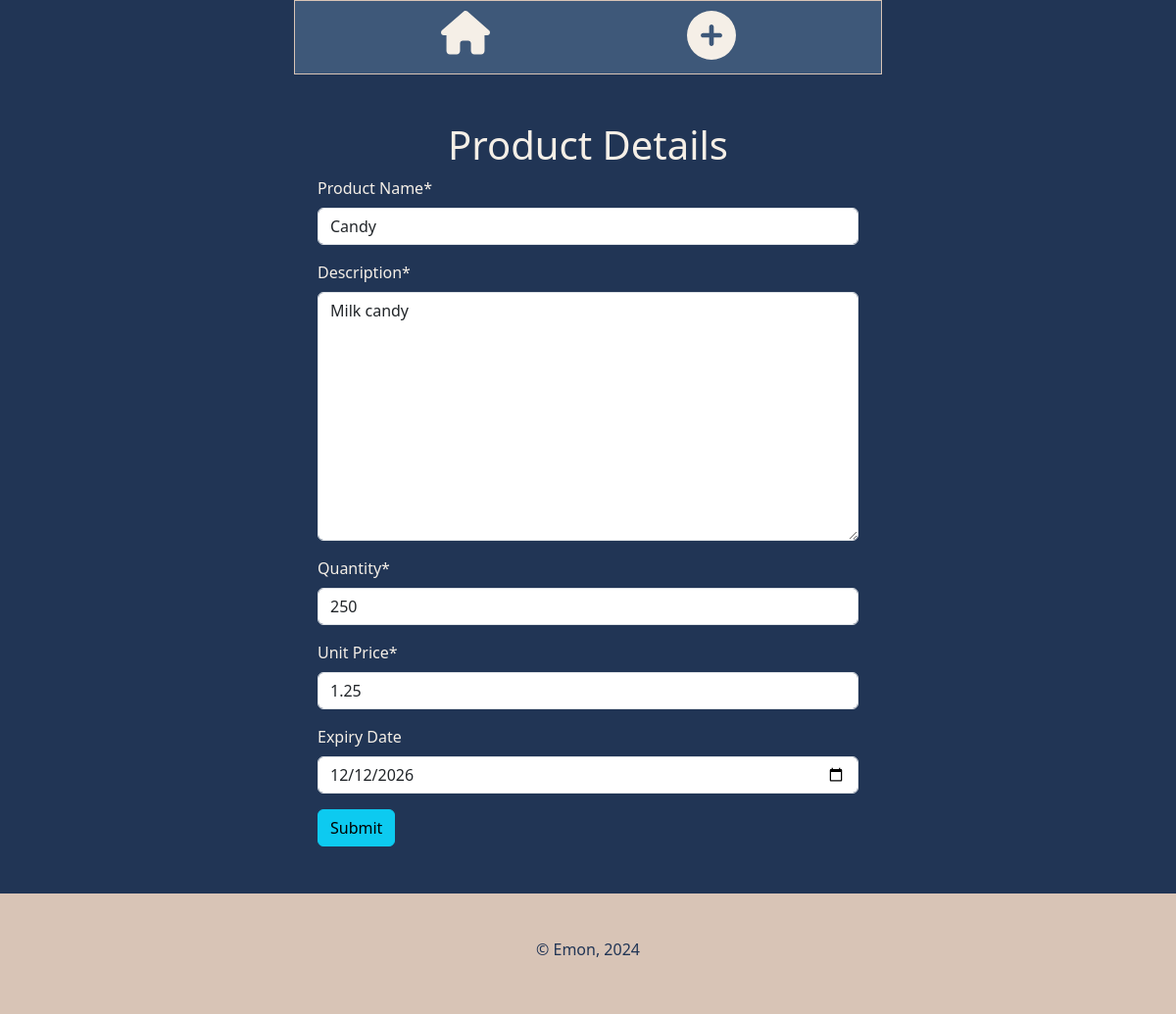
The app's page /edit/4 with its own data.
### mainApp/models.py (models this page shows, shortened)
class Product(models.Model):
    id = models.IntegerField(primary_key=True)
    name = models.CharField(max_length=100)
    description = models.TextField()
    quantity = models.IntegerField()
    price = models.FloatField()
    expiry_date = models.DateTimeField(blank=True, null=True)

### mainApp/views.py (the view)
# urls.py: path('edit/<int:id>', views.editProduct, name='edit')
def editProduct(request, id):
    product = models.Product.objects.get(pk=id)
    if request.method == 'POST':
        form = forms.ProductForm(request.POST, instance=product)
        if form.is_valid():
            form.save()
    else:
        form = forms.ProductForm(instance=product)
    return render(request, 'product_form.html', {'form': form})

### mainApp/forms.py
class ProductForm(forms.ModelForm):
    class Meta:
        model = Product
        exclude = ['id']
        labels = {
            'name' : 'Product Name',
            'price' : 'Unit Price',
            'expiry_date' : 'Expiry Date'
        }
        widgets = {
            'name': forms.TextInput(attrs={'placeholder': 'Enter the product name'}),
            'description': forms.Textarea(attrs={'placeholder': 'Provide a detailed product description'}),
            'quantity': forms.NumberInput(attrs={'placeholder': 'Enter product quantity'}),
            'price': forms.NumberInput(attrs={'placeholder': 'Enter unit price'}),
            'expiry_date': forms.DateInput(attrs={'type': 'date'}),
        }
        error_messages = {
            'name' : {'required' : 'Product should have a valid name'},
            'price' : {'required' : 'Product must have price'},
        }

### mainApp/templates/product_form.html (shortened to what this page needs)
{% extends 'base.html' %}
{% load crispy_forms_tags %}
{% block content %}
<h1 class="text-center">Product Details</h1>
<div class="form-container d-flex justify-content-center">
    <form method="post" class="w-50">
        {{ form|crispy }}
        <button type="submit" class="btn btn-info">Submit</button>
    </form>
</div>
{% endblock %}

### static/style.css (style rules this page uses)
.body-container { background-color: #213555; color: #F5EFE7; }

### records on screen
Product: name "Candy", description "Milk candy", quantity "250", price "1.25", expiry_date "12/12/2026"
